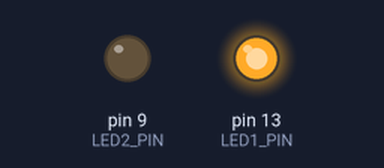
This sketch was run on a simulated Arduino Uno, built with avr-gcc and run on an emulated ATmega328P. Parts: output pins drawn as LEDs (lit = HIGH).

Above: at 0.1 s.
Timing chart, 0 to 3.1 s (numbered marks = the images above):
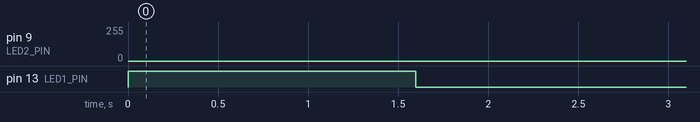

The sketch:

kadai2-4-1.ino
```cpp
#include <MsTimer2.h>
const int LED1_PIN = 13; //13番ピンにLEDを接続
const int LED2_PIN = 9; //9番ピンにLEDを接続

void flash() { //割り込みサービスルーチン(LEDの点滅)
  for ( int i = 255; i >= 0 ; i--){ //発光状態から消灯状態へ
    analogWrite(LED2_PIN,i); //LED2_PINにPWM出力
    delay(5000/256); //256回(発光->消灯間5000ms)
  }

}

void setup() {
  pinMode(LED1_PIN, OUTPUT); //13番ピンを出力ポートに設定
  pinMode(LED2_PIN,OUTPUT); //9番ピンを出力ポートに設定
  MsTimer2::set(20, flash); // タイマ割り込み間隔の設定(500ms)
  MsTimer2::start(); //タイマ割り込み開始
}

void loop() { //ボーリング処理
  digitalWrite(LED1_PIN,HIGH); //13番ピンに5V出力
  delay(500); //500ms待機
  digitalWrite(LED1_PIN,LOW); //13番ピンに0V出力
  delay(500); //500ms待機
}
```

Measured:
- by itself, pin 13 (LED1_PIN): LOW → HIGH at 0.00 s, → LOW 1.6 s later
